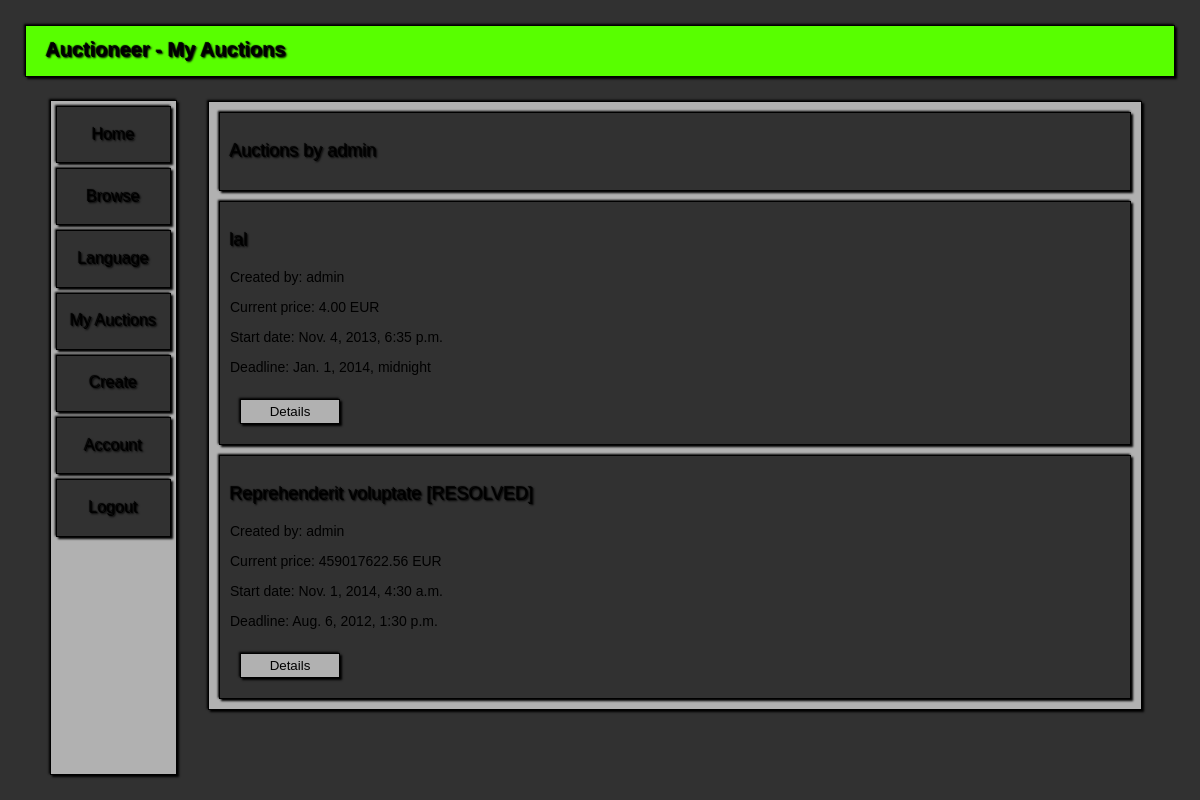
Before: /auctioneer/account/auctions/ (signed in) with the older database file.
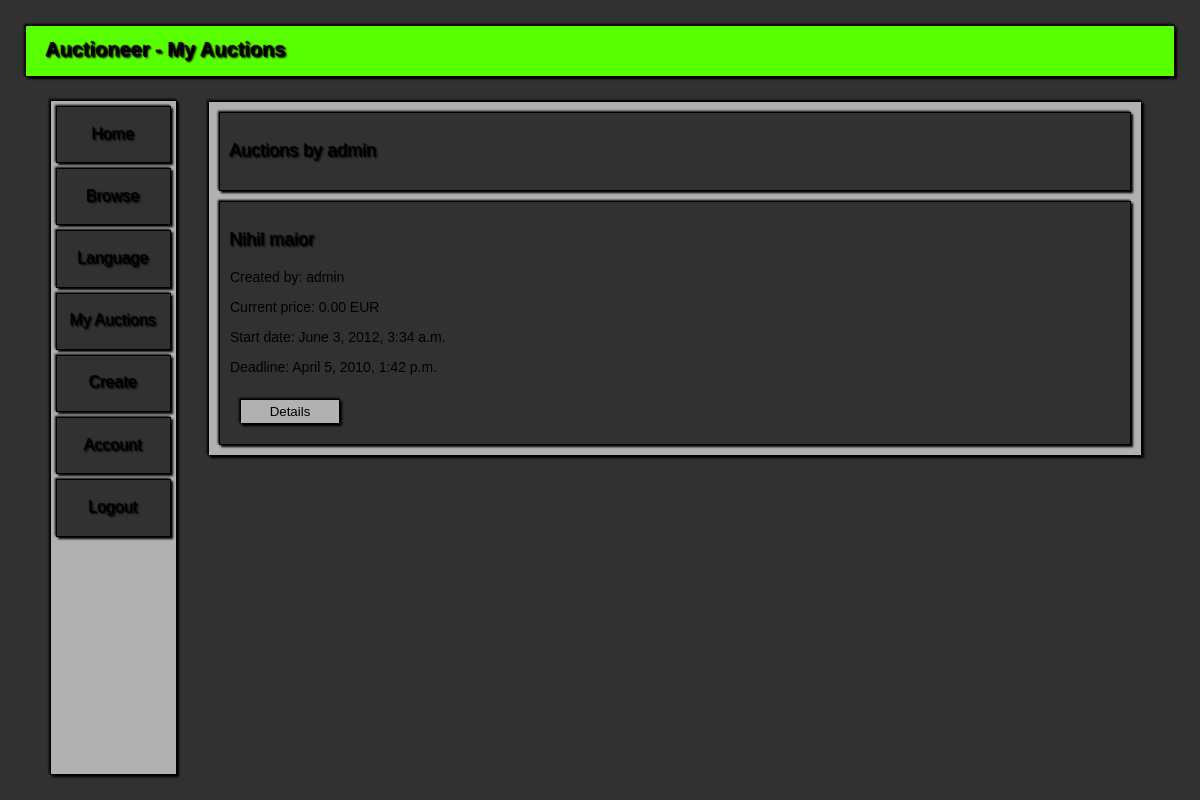
After: the same page with the newer database file.
### Auctioneer/models.py (models this page shows, shortened)
class Auctions(models.Model):
    seller = models.ForeignKey(User)
    title = models.CharField(null=False, max_length=30)
    description = models.TextField(max_length=150)
    version = models.PositiveIntegerField(default=0)
    startingPrice = models.DecimalField(default=0.00, max_digits=12, decimal_places=2,
                                        validators=[MinValueValidator(Decimal('0.00'))])
    startDate = models.DateTimeField(null=False)
    stopDate = models.DateTimeField(null=False)
    banned = models.BooleanField(default=False)
    resolved = models.BooleanField(default=False)
    class Meta:
        permissions = (('ban_auctions', 'Can ban auctions'),)
        ordering = ['startDate']
    @classmethod
    def get_by_seller(cls, seller):
        try:
            return cls.objects.filter(seller=seller)
        except:
            return None

class Bids(models.Model):
    auction = models.ForeignKey(Auctions)
    bidder = models.ForeignKey(User)
    amount = models.DecimalField(max_digits=12, decimal_places=2, validators=[MinValueValidator(Decimal('0.00'))])
    timestamp = models.DateTimeField()
    class Meta:
        ordering = ['-amount']

### Auctioneer/views.py (the view)
# urls.py: url(r'^auctioneer/account/auctions/?$', auctions),
@login_required
def auctions(request):
    is_logged_in = request.user.is_authenticated()
    content = Auctions.get_by_seller(request.user)
    return render_to_response('main.html', {'title': _('My Auctions'), 'is_logged_in': is_logged_in,
                                            'tag': _('Auctions by')+' '+request.user.username, 'content_list': content},
                              context_instance=RequestContext(request))

### templates/main.html (shortened to what this page needs)
{% load staticfiles %}
{% load i18n %}
<!DOCTYPE HTML PUBLIC "-//W3C//DTD HTML 4.01 //EN" "http://www.w3.org/TR/html4/strict.dtd">
<html>
	<head>
		<link href="{% static "style_main.css"%}" rel="stylesheet" type="text/css">
	</head>
	<body>
		<div id=Container>
			<div id=PrimaryMenu>
				<h1>Auctioneer - {{ title }}</h1>
			</div>
            {% include "links.html" %}
			<div id=TopPatch>
			</div>
			<div id=Content>
                <div>
                    <h3>{{ tag }}</h3>
                </div>
                {% for content in content_list %}
                <div>
				    <h3>{{ content.title }}{% if content.banned %} {% trans "[BANNED]" %}{% endif %}{% if content.resolved %} {% trans "[RESOLVED]" %}{% endif %}</h3>
                    <p>{% trans "Created by:" %} {{ content.seller }}</p>
                    {% with content.bids_set.all|first as bid %}
                    {% if bid %}
                    <p>{% trans "Current price:" %} {{ bid.amount }} EUR</p>
                    {% else %}
                    <p>{% trans "Current price:" %} {{ content.startingPrice }} EUR</p>
                    {% endif %}
                    {% endwith %}
                    <p>{% trans "Start date:" %} {{ content.startDate }}</p>
                    <p>{% trans "Deadline:" %} {{ content.stopDate }}</p>
                    <form action="/auctioneer/auctions/{{ content.id }}" method="get">
                        <input type="submit" class="button" value={% trans "Details" %}>
                    </form>
                </div>
                {% empty %}
                <div>
                    <h3>{% trans "No content!" %}</h3>
                </div>
                {% endfor %}
			</div>
		</div>
	</body>
</html>

Changed rows visible on the page:
removed Auctions: title "lal", seller "admin", startDate "Nov. 4, 2013, 6:35 p.m.", stopDate "Jan. 1, 2014, midnight"
removed Bids: amount "4.00"
no longer on this page (row edited): Auctions: title "Reprehenderit voluptate", seller "admin", startDate "Nov. 1, 2014, 4:30 a.m.", stopDate "Aug. 6, 2012, 1:30 p.m."
no longer on this page (row edited): Bids: amount "459017622.56"
now on this page (row edited): Auctions: title "Nihil maior", seller "admin", startingPrice "0.00", startDate "June 3, 2012, 3:34 a.m.", stopDate "April 5, 2010, 1:42 p.m."
